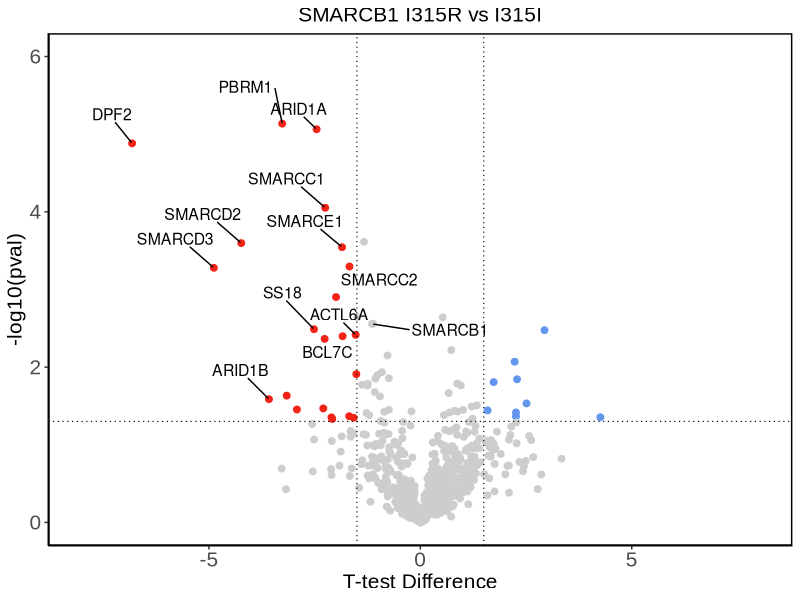
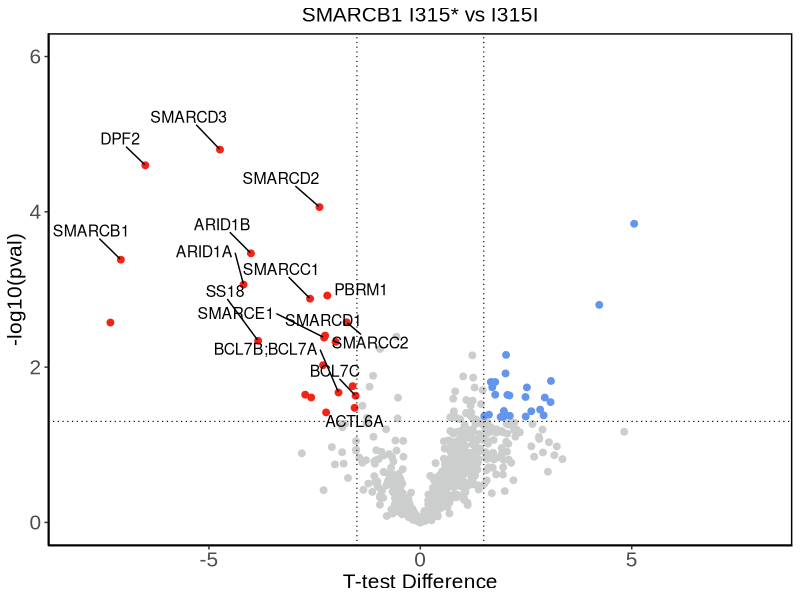
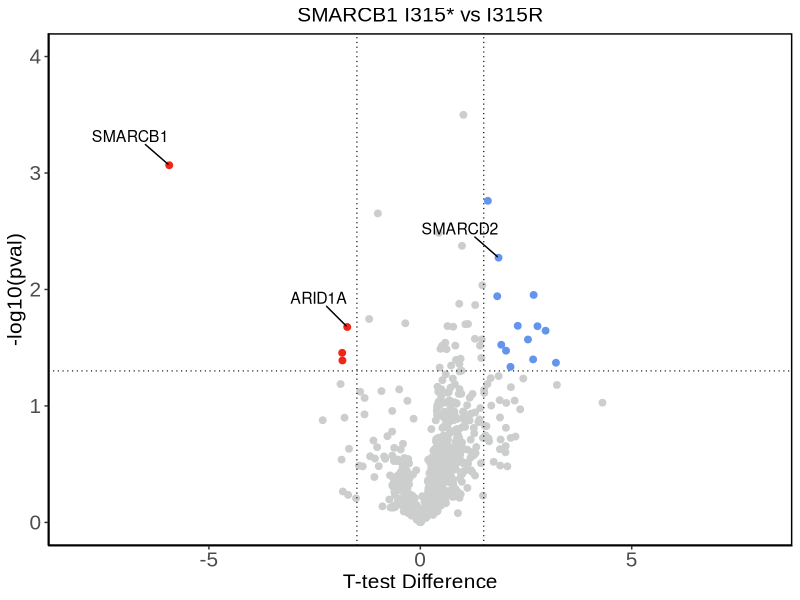
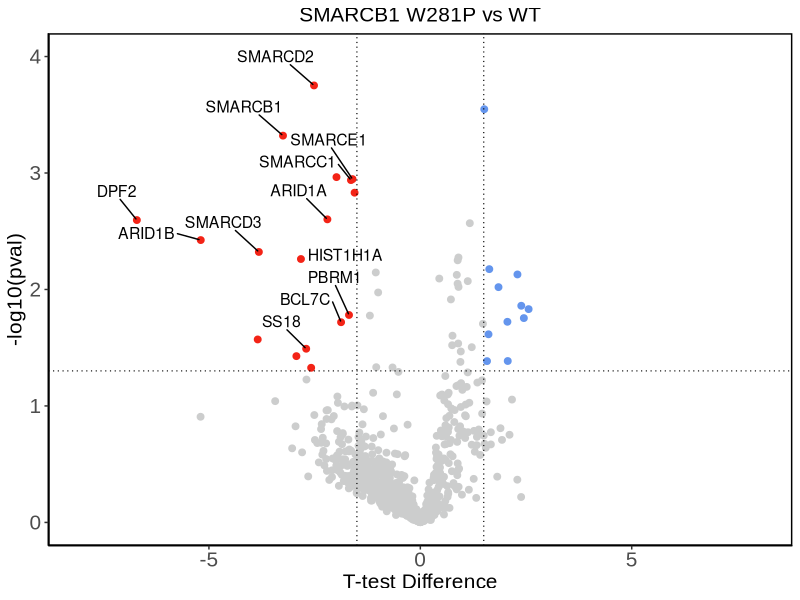
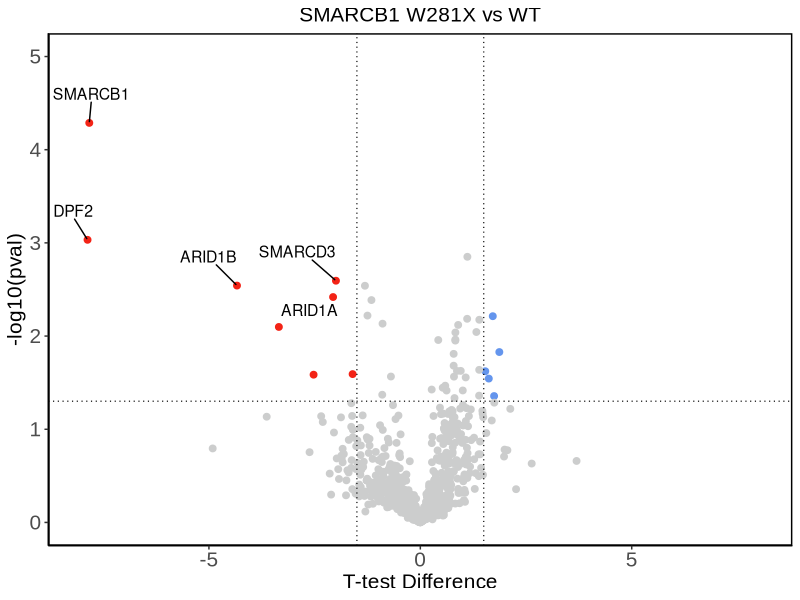
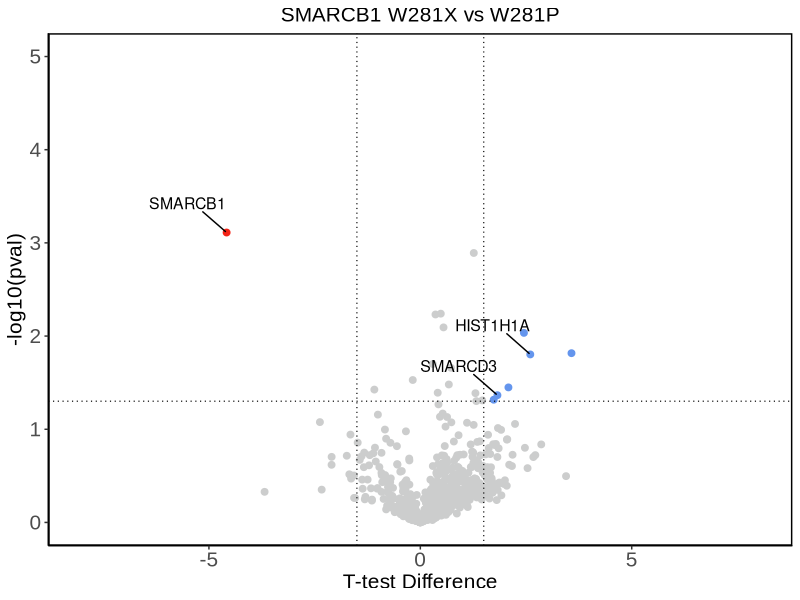
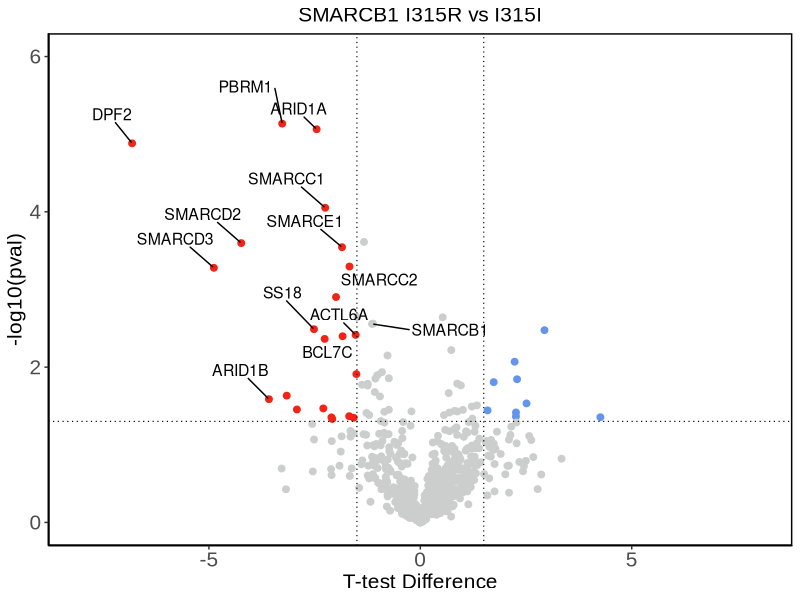
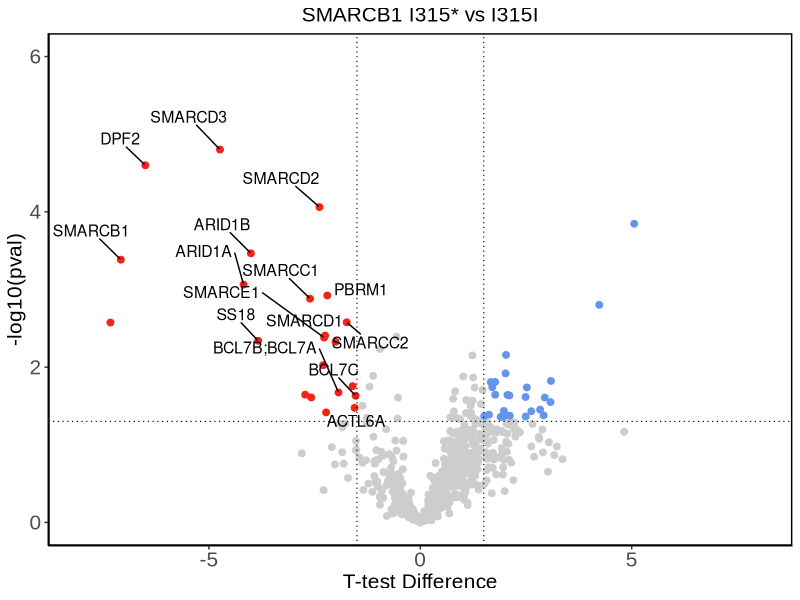

Reproduce these figures in R, in order.
## ---- chunk 1
library(readr)
library(ggplot2)
library(dplyr)
library(ggrepel)
library(writexl)

I315_ms <- read_tsv("./results/mass_spec/I315_statistical_analysis.tsv")

I315_ms$`N: Student's T-test Difference I315I_I315R` <- I315_ms$`N: Student's T-test Difference I315I_I315R` * -1

I315_ms$`N: Student's T-test Difference I315I_I315X` <- I315_ms$`N: Student's T-test Difference I315I_I315X` * -1

I315_ms$`N: Student's T-test Difference I315R_I315X` <- I315_ms$`N: Student's T-test Difference I315R_I315X` * -1

I315_ms <- I315_ms[,c(48,50,9,6,2,8,10,4,7,5,3,34,35,37,38,40,42)]

I315_ms <- I315_ms %>%
  rename(Accession = 'T: Majority protein IDs') %>%
  rename('Gene Symbol' = 'T: Gene names') %>%
  rename('L2FC_I315I_R1_LFQ' = 'Intensity 09') %>%
  rename('L2FC_I315I_R2_LFQ' = 'Intensity 06') %>%
  rename('L2FC_I315I_R3_LFQ' = 'Intensity 02') %>%
  rename('L2FC_I315R_R1_LFQ' = 'Intensity 08') %>%
  rename('L2FC_I315R_R2_LFQ' = 'Intensity 10') %>%
  rename('L2FC_I315R_R3_LFQ' = 'Intensity 04') %>%
  rename('L2FC_I315X_R1_LFQ' = 'Intensity 07') %>%
  rename('L2FC_I315X_R2_LFQ' = 'Intensity 05') %>%
  rename('L2FC_I315X_R3_LFQ' = 'Intensity 03')

write_xlsx(I315_ms, "./results/mass_spec/I315_ms_supp_data.xlsx")


#I315IvI315X

I315IvI315X_sig <- I315_ms %>%
  filter(I315_ms$`N: -Log Student's T-test p-value I315I_I315X` > 1.30102999566)

I315IvI315X_sig_up <- I315IvI315X_sig %>%
  filter(I315IvI315X_sig$`N: Student's T-test Difference I315I_I315X` < -1.5)

I315IvI315X_sig_up_clean <- I315IvI315X_sig_up %>% filter(!is.na(`Gene Symbol`))

I315IvI315X_sig_down <- I315IvI315X_sig %>%
  filter(I315IvI315X_sig$`N: Student's T-test Difference I315I_I315X` > 1.5)

I315IvI315X_sig_down_clean <- I315IvI315X_sig_down %>% filter(!is.na(`Gene Symbol`))

I315IvI315X_sig_final <- rbind(I315IvI315X_sig_down, I315IvI315X_sig_up)

I315IvI315X_sig_final2 <- I315IvI315X_sig_final[, c("N: -Log Student's T-test p-value I315I_I315X", "N: Student's T-test Difference I315I_I315X", "Gene Symbol")]

write_xlsx(I315IvI315X_sig_final2, "./results/mass_spec/I315IvI315X_sig_proteins.xlsx")


#I315IvI315R

I315IvI315R_sig <- I315_ms %>%
  filter(I315_ms$`N: -Log Student's T-test p-value I315I_I315R` > 1.30102999566)

I315IvI315R_sig_up <- I315IvI315R_sig %>%
  filter(I315IvI315R_sig$`N: Student's T-test Difference I315I_I315R` < -1.5)

I315IvI315R_sig_up_clean <- I315IvI315R_sig_up %>% filter(!is.na(`Gene Symbol`))

I315IvI315R_sig_down <- I315IvI315R_sig %>%
  filter(I315IvI315R_sig$`N: Student's T-test Difference I315I_I315R` > 1.5)

I315IvI315R_sig_down_clean <- I315IvI315R_sig_down %>% filter(!is.na(`Gene Symbol`))

I315IvI315R_sig_final <- rbind(I315IvI315R_sig_down, I315IvI315R_sig_up)

I315IvI315R_sig_final2 <- I315IvI315R_sig_final[, c("N: -Log Student's T-test p-value I315I_I315R", "N: Student's T-test Difference I315I_I315R", "Gene Symbol")]



write_xlsx(I315IvI315R_sig_final2, "./results/mass_spec/I315IvI315R_sig_proteins.xlsx")

#I315RvI315X

I315RvI315X_sig <- I315_ms %>%
  filter(I315_ms$`N: -Log Student's T-test p-value I315R_I315X` > 1.30102999566)

I315RvI315X_sig_up <- I315RvI315X_sig %>%
  filter(I315RvI315X_sig$`N: Student's T-test Difference I315R_I315X` < -1.5)

I315RvI315X_sig_up_clean <- I315RvI315X_sig_up %>% filter(!is.na(`Gene Symbol`))

I315RvI315X_sig_down <- I315RvI315X_sig %>%
  filter(I315RvI315X_sig$`N: Student's T-test Difference I315R_I315X` > 1.5)

I315RvI315X_sig_down_clean <- I315RvI315X_sig_down %>% filter(!is.na(`Gene Symbol`))

I315RvI315X_sig_final <- rbind(I315RvI315X_sig_down, I315RvI315X_sig_up)

I315RvI315X_sig_final2 <- I315RvI315X_sig_final[, c("N: -Log Student's T-test p-value I315R_I315X", "N: Student's T-test Difference I315R_I315X", "Gene Symbol")]

write_xlsx(I315RvI315X_sig_final2, "./results/mass_spec/I315RvI315X_sig_proteins.xlsx")


I315IvI315R_sig_up_clean_BAF <- I315IvI315R_sig_up_clean %>%
  filter(I315IvI315R_sig_up_clean$`Gene Symbol` == "ARID1A" |
         I315IvI315R_sig_up_clean$`Gene Symbol` == "PBRM1" |
         I315IvI315R_sig_up_clean$`Gene Symbol` == "SMARCD2" |
         I315IvI315R_sig_up_clean$`Gene Symbol` == "ACTL6A" |
         I315IvI315R_sig_up_clean$`Gene Symbol` == "SS18" |
         I315IvI315R_sig_up_clean$`Gene Symbol` == "SMARCD3" |
         I315IvI315R_sig_up_clean$`Gene Symbol` == "ARID1B" |
         I315IvI315R_sig_up_clean$`Gene Symbol` == "SMARCC2" |
         I315IvI315R_sig_up_clean$`Gene Symbol` == "DPF2" |
         I315IvI315R_sig_up_clean$`Gene Symbol` == "SMARCC1" |
         I315IvI315R_sig_up_clean$`Gene Symbol` == "SMARCC1" |
         I315IvI315R_sig_up_clean$`Gene Symbol` == "SMARCE1" |
         I315IvI315R_sig_up_clean$`Gene Symbol` == "BCL7C" )






overlap_I315 <- intersect(I315IvI315R_sig_up$`Gene Symbol`, I315IvI315X_sig_up$`Gene Symbol`)


I315_ms <- I315_ms %>%
  mutate(Significance = case_when(
    `N: -Log Student's T-test p-value I315I_I315R` >= 1.30102999566 & 
    `N: Student's T-test Difference I315I_I315R` > 1.5 ~ "up",
    `N: -Log Student's T-test p-value I315I_I315R` >= 1.30102999566 & 
    `N: Student's T-test Difference I315I_I315R` < -1.5 ~ "down",
    TRUE ~ "nonsig"
  ))



g3 <- I315_ms %>%
  filter(I315_ms$`Gene Symbol` == "SMARCB1")


plot_I315R <- ggplot(data = I315_ms, aes(x = `N: Student's T-test Difference I315I_I315R`, y = `N: -Log Student's T-test p-value I315I_I315R`)) +
  geom_point(aes(color = Significance), size = 2) +
  theme_bw() +
  ylim(0, 6) +
  xlim(-8,8) +
  geom_point(data = g3, color = "#CCCDCD") +
  geom_text_repel(data = g3, label = g3$`Gene Symbol`, hjust = -0.5, vjust = 1, size = 4) +  # Adjust hjust for text positioning
  geom_text_repel(data = I315IvI315R_sig_up_clean_BAF, label = I315IvI315R_sig_up_clean_BAF$`Gene Symbol`, hjust = 1 ,vjust = -2, size = 4) +  # Adjust hjust for text positioning
  labs(title = "SMARCB1 I315R vs I315I", x = "T-test Difference", y = "-log10(pval)") +
  theme(text = element_text(family = "Arial", size = 15),
        axis.text = element_text(size = 15),
        plot.title = element_text(size = 15, hjust = 0.5)) +
  scale_color_manual(values = c("#F32316", "#CCCDCD", "#6495ED")) +
  theme(
    panel.grid.major = element_blank(),
    panel.grid.minor = element_blank(),
    axis.line = element_line(colour = "black"),
    panel.border = element_rect(colour = "black", fill = NA, size = 1)
  ) +
  geom_vline(xintercept = 1.5, linetype = "dotted", size = 0.4) +
  geom_vline(xintercept = -1.5, linetype = "dotted", size = 0.4) + 
  geom_hline(yintercept = 1.30102999566, linetype = "dotted", size = 0.4) +
  theme(legend.position = "none")

plot_I315R 



ggsave("./plots/mass_spec/I315RvsI315I_ms_volcano.tiff", plot =plot_I315R, width = 5, height = 5, dpi=600)

#ggsave("~/Documents/I315IvI315R_ms_volcano.tiff", plot = plot6, width = 5, height = 5, dpi=300)


I315_ms2 <- I315_ms %>%
  mutate(Significance = case_when(
    `N: -Log Student's T-test p-value I315I_I315X` >= 1.30102999566 & 
    `N: Student's T-test Difference I315I_I315X` > 1.5 ~ "up",
    `N: -Log Student's T-test p-value I315I_I315X` >= 1.30102999566 & 
    `N: Student's T-test Difference I315I_I315X` < -1.5 ~ "down",
    TRUE ~ "nonsig"
  ))


g4 <- I315_ms2 %>%
  filter(I315_ms2$`Gene Symbol` == "SMARCB1")



I315IvI315X_sig_up_clean_BAF <- I315IvI315X_sig_up_clean %>%
  filter(I315IvI315X_sig_up_clean$`Gene Symbol` == "ARID1A" |
         I315IvI315X_sig_up_clean$`Gene Symbol` == "PBRM1" |
         I315IvI315X_sig_up_clean$`Gene Symbol` == "SMARCD2" |
         I315IvI315X_sig_up_clean$`Gene Symbol` == "ACTL6A" |
         I315IvI315X_sig_up_clean$`Gene Symbol` == "SS18" |
         I315IvI315X_sig_up_clean$`Gene Symbol` == "SMARCD3" |
         I315IvI315X_sig_up_clean$`Gene Symbol` == "ARID1B" |
         I315IvI315X_sig_up_clean$`Gene Symbol` == "SMARCC2" |
         I315IvI315X_sig_up_clean$`Gene Symbol` == "DPF2" |
         I315IvI315X_sig_up_clean$`Gene Symbol` == "SMARCC1" |
         I315IvI315X_sig_up_clean$`Gene Symbol` == "SMARCE1" |
         I315IvI315X_sig_up_clean$`Gene Symbol` == "BCL7C" |
         I315IvI315X_sig_up_clean$`Gene Symbol` == "SMARCB1" |
         I315IvI315X_sig_up_clean$`Gene Symbol` == "SMARCD1" |  
         I315IvI315X_sig_up_clean$`Gene Symbol` == "BCL7B;BCL7A")




plot_I315X <- ggplot(data = I315_ms2, aes(x = `N: Student's T-test Difference I315I_I315X`, y = `N: -Log Student's T-test p-value I315I_I315X`)) +
  geom_point(aes(color = Significance), size = 2) +
  theme_bw() +
  ylim(0, 6) +
  xlim(-8,8) +
  geom_text_repel(data = I315IvI315X_sig_up_clean_BAF, label = I315IvI315X_sig_up_clean_BAF$`Gene Symbol`, hjust = 1 ,vjust = -2, size = 4) +  # Adjust hjust for text positioning
  labs(title = "SMARCB1 I315* vs I315I", x = "T-test Difference", y = "-log10(pval)") +
  theme(text = element_text(family = "Arial", size = 15),
        axis.text = element_text(size = 15),
        plot.title = element_text(size = 15, hjust = 0.5)) +
  scale_color_manual(values = c("#F32316", "#CCCDCD", "#6495ED")) +
  theme(
    panel.grid.major = element_blank(),
    panel.grid.minor = element_blank(),
    axis.line = element_line(colour = "black"),
    panel.border = element_rect(colour = "black", fill = NA, size = 1)
  ) +
  geom_vline(xintercept = 1.5, linetype = "dotted", size = 0.4) +
  geom_vline(xintercept = -1.5, linetype = "dotted", size = 0.4) + 
  geom_hline(yintercept = 1.30102999566, linetype = "dotted", size = 0.4) +
  theme(legend.position = "none")

plot_I315X

ggsave("./plots/mass_spec/I315XvsI315I_ms_volcano.tiff", plot =plot_I315X, width = 5, height = 5, dpi=600)



I315_ms3 <- I315_ms %>%
  mutate(Significance = case_when(
    `N: -Log Student's T-test p-value I315R_I315X` >= 1.30102999566 & 
    `N: Student's T-test Difference I315R_I315X` > 1.5 ~ "up",
    `N: -Log Student's T-test p-value I315R_I315X` >= 1.30102999566 & 
    `N: Student's T-test Difference I315R_I315X` < -1.5 ~ "down",
    TRUE ~ "nonsig"
  ))


I315RvI315X_sig_both <- rbind(I315RvI315X_sig_up_clean, I315RvI315X_sig_down_clean)


I315RvI315X_sig_up_clean_BAF <- I315RvI315X_sig_both %>%
  filter(I315RvI315X_sig_both$`Gene Symbol` == "ARID1A" |
         I315RvI315X_sig_both$`Gene Symbol` == "SMARCB1" |
         I315RvI315X_sig_both$`Gene Symbol` == "SMARCD2" )



plot_I315RvI315X <- ggplot(data = I315_ms3, aes(x = `N: Student's T-test Difference I315R_I315X`, y = `N: -Log Student's T-test p-value I315R_I315X`)) +
  geom_point(aes(color = Significance), size = 2) +
  theme_bw() +
  ylim(0, 4) +
  xlim(-8,8) +
  geom_text_repel(data = I315RvI315X_sig_up_clean_BAF, label = I315RvI315X_sig_up_clean_BAF$`Gene Symbol`, hjust = 1 ,vjust = -2, size = 4) +  # Adjust hjust for text positioning
  labs(title = "SMARCB1 I315* vs I315R", x = "T-test Difference", y = "-log10(pval)") +
  theme(text = element_text(family = "Arial", size = 15),
        axis.text = element_text(size = 15),
        plot.title = element_text(size = 15, hjust = 0.5)) +
  scale_color_manual(values = c("#F32316", "#CCCDCD", "#6495ED")) +
  theme(
    panel.grid.major = element_blank(),
    panel.grid.minor = element_blank(),
    axis.line = element_line(colour = "black"),
    panel.border = element_rect(colour = "black", fill = NA, size = 1)
  ) +
  geom_vline(xintercept = 1.5, linetype = "dotted", size = 0.4) +
  geom_vline(xintercept = -1.5, linetype = "dotted", size = 0.4) + 
  geom_hline(yintercept = 1.30102999566, linetype = "dotted", size = 0.4) +
  theme(legend.position = "none")

plot_I315RvI315X


ggsave("./plots/mass_spec/I315XvsI315R_ms_volcano.tiff", plot =plot_I315RvI315X, width = 5, height = 5, dpi=600)






## ---- chunk 2

W281_ms <- read_tsv("./results/mass_spec/W281_statistical_analysis.tsv")

W281_ms$`N: Student's T-test Difference WT281_W281P` <- W281_ms$`N: Student's T-test Difference WT281_W281P` * -1

W281_ms$`N: Student's T-test Difference WT281_W281X` <- W281_ms$`N: Student's T-test Difference WT281_W281X` * -1

W281_ms$`N: Student's T-test Difference W281P_W281X` <- W281_ms$`N: Student's T-test Difference W281P_W281X` * -1

W281_ms <- W281_ms[,c(44,46,8,7,5,10,2,9,4,6,3,34,35,37,38,40,41)]

W281_ms <- W281_ms %>%
  rename(Accession = 'T: Majority protein IDs') %>%
  rename('Gene Symbol' = 'T: Gene names') %>%
  rename('L2FC_WT_R1_LFQ' = 'Intensity 08') %>%
  rename('L2FC_WT_R2_LFQ' = 'Intensity 07') %>%
  rename('L2FC_WT_R3_LFQ' = 'Intensity 05') %>%
  rename('L2FC_W281P_R1_LFQ' = 'Intensity 10') %>%
  rename('L2FC_W281P_R2_LFQ' = 'Intensity 02') %>%
  rename('L2FC_W281P_R3_LFQ' = 'Intensity 09') %>%
  rename('L2FC_W281X_R1_LFQ' = 'Intensity 04') %>%
  rename('L2FC_W281X_R2_LFQ' = 'Intensity 06') %>%
  rename('L2FC_W281X_R3_LFQ' = 'Intensity 03')

write_xlsx(W281_ms, "./results/mass_spec/W281_ms_supp_data.xlsx")


#WT v W281*

WTvW281X_sig <- W281_ms %>%
  filter(W281_ms$`N: -Log Student's T-test p-value WT281_W281X` > 1.30102999566)

WTvW281X_sig_up <- WTvW281X_sig %>%
  filter(WTvW281X_sig$`N: Student's T-test Difference WT281_W281X` < -1.5)

WTvW281X_sig_up_clean <- WTvW281X_sig_up %>% filter(!is.na(`Gene Symbol`))

WTvW281X_sig_down <- WTvW281X_sig %>%
  filter(WTvW281X_sig$`N: Student's T-test Difference WT281_W281X` > 1.5)

WTvW281X_sig_down_clean <- WTvW281X_sig_down %>% filter(!is.na(`Gene Symbol`))

WTvW281X_sig_final <- rbind(WTvW281X_sig_down, WTvW281X_sig_up)

WTvW281X_sig_final2 <- WTvW281X_sig_final[, c("N: -Log Student's T-test p-value WT281_W281X", "N: Student's T-test Difference WT281_W281X", "Gene Symbol")]

write_xlsx(WTvW281X_sig_final2, "./results/mass_spec/WTvW281X_sig_proteins.xlsx")

#WT v W281P 

WTvW281P_sig <- W281_ms %>%
  filter(W281_ms$`N: -Log Student's T-test p-value WT281_W281P` > 1.30102999566)

WTvW281P_sig_up <- WTvW281P_sig %>%
  filter(WTvW281P_sig$`N: Student's T-test Difference WT281_W281P` < -1.5)

WTvW281P_sig_up_clean <- WTvW281P_sig_up %>% filter(!is.na(`Gene Symbol`))

WTvW281P_sig_down <- WTvW281P_sig %>%
  filter(WTvW281P_sig$`N: Student's T-test Difference WT281_W281P` > 1.5)

WTvW281P_sig_down_clean <- WTvW281P_sig_down %>% filter(!is.na(`Gene Symbol`))

WTvW281P_sig_final <- rbind(WTvW281P_sig_down, WTvW281P_sig_up)

WTvW281P_sig_final2 <- WTvW281P_sig_final[, c("N: -Log Student's T-test p-value WT281_W281P", "N: Student's T-test Difference WT281_W281P", "Gene Symbol")]

write_xlsx(WTvW281P_sig_final2, "./results/mass_spec/WTvW281P_sig_proteins.xlsx")



#W281P v W281X

W281PvW281X_sig <- W281_ms %>%
  filter(W281_ms$`N: -Log Student's T-test p-value W281P_W281X` > 1.30102999566)

W281PvW281X_sig_up <- W281PvW281X_sig %>%
  filter(W281PvW281X_sig$`N: Student's T-test Difference W281P_W281X` < -1.5)

W281PvW281X_sig_up_clean <- W281PvW281X_sig_up %>% filter(!is.na(`Gene Symbol`))

W281PvW281X_sig_down <- W281PvW281X_sig %>%
  filter(W281PvW281X_sig$`N: Student's T-test Difference W281P_W281X` > 1.5)

W281PvW281X_sig_down_clean <- W281PvW281X_sig_down %>% filter(!is.na(`Gene Symbol`))

W281PvW281X_sig_final <- rbind(W281PvW281X_sig_down, W281PvW281X_sig_up)

W281PvW281X_sig_final2 <- W281PvW281X_sig_final[, c("N: -Log Student's T-test p-value W281P_W281X", "N: Student's T-test Difference W281P_W281X", "Gene Symbol")]

write_xlsx(W281PvW281X_sig_final2, "./results/mass_spec/W281PvW281X_sig_proteins.xlsx")





WT281vW281P_sig_up_clean_BAF <- WTvW281P_sig_up_clean %>%
  filter(WTvW281P_sig_up_clean$`Gene Symbol` == "ARID1A" |
         WTvW281P_sig_up_clean$`Gene Symbol` == "PBRM1" |
         WTvW281P_sig_up_clean$`Gene Symbol` == "SMARCD2" |
         WTvW281P_sig_up_clean$`Gene Symbol` == "SS18" |
         WTvW281P_sig_up_clean$`Gene Symbol` == "SMARCD3" |
         WTvW281P_sig_up_clean$`Gene Symbol` == "ARID1B" |
         WTvW281P_sig_up_clean$`Gene Symbol` == "SMARCB1" |
         WTvW281P_sig_up_clean$`Gene Symbol` == "DPF2" |
         WTvW281P_sig_up_clean$`Gene Symbol` == "SMARCC1" |
         WTvW281P_sig_up_clean$`Gene Symbol` == "SMARCE1" |
         WTvW281P_sig_up_clean$`Gene Symbol` == "BCL7C" |
         WTvW281P_sig_up_clean$`Gene Symbol` == "HIST1H1A")




overlap_W281 <- intersect(WTvW281P_sig_up$`Gene Symbol`, WTvW281X_sig_up$`Gene Symbol`)


W281_ms <- W281_ms %>%
  mutate(Significance = case_when(
    `N: -Log Student's T-test p-value WT281_W281P` >= 1.30102999566 & 
    `N: Student's T-test Difference WT281_W281P` > 1.5 ~ "up",
    `N: -Log Student's T-test p-value WT281_W281P` >= 1.30102999566 & 
    `N: Student's T-test Difference WT281_W281P` < -1.5 ~ "down",
    TRUE ~ "nonsig"
  ))




plot_W281P <- ggplot(data = W281_ms, aes(x = `N: Student's T-test Difference WT281_W281P`, y = `N: -Log Student's T-test p-value WT281_W281P`)) +
  geom_point(aes(color = Significance), size = 2) +
  theme_bw() +
  ylim(0, 4) +
  xlim(-8,8) +
  geom_text_repel(data = WT281vW281P_sig_up_clean_BAF, label = WT281vW281P_sig_up_clean_BAF$`Gene Symbol`, hjust = 1 ,vjust = -2, size = 4) +  # Adjust hjust for text positioning
  labs(title = "SMARCB1 W281P vs WT", x = "T-test Difference", y = "-log10(pval)") +
  theme(text = element_text(family = "Arial", size = 15),
        axis.text = element_text(size = 15),
        plot.title = element_text(size = 15, hjust = 0.5)) +
  scale_color_manual(values = c("#F32316", "#CCCDCD", "#6495ED")) +
  theme(
    panel.grid.major = element_blank(),
    panel.grid.minor = element_blank(),
    axis.line = element_line(colour = "black"),
    panel.border = element_rect(colour = "black", fill = NA, size = 1)
  ) +
  geom_vline(xintercept = 1.5, linetype = "dotted", size = 0.4) +
  geom_vline(xintercept = -1.5, linetype = "dotted", size = 0.4) + 
  geom_hline(yintercept = 1.30102999566, linetype = "dotted", size = 0.4) +
  theme(legend.position = "none")

plot_W281P


ggsave("./plots/mass_spec/W281PvWT_ms_volcano.tiff", plot = plot_W281P, width = 5, height = 5, dpi=600)



W281_ms2 <- W281_ms %>%
  mutate(Significance = case_when(
    `N: -Log Student's T-test p-value WT281_W281X` >= 1.30102999566 & 
    `N: Student's T-test Difference WT281_W281X` > 1.5 ~ "up",
    `N: -Log Student's T-test p-value WT281_W281X` >= 1.30102999566 & 
    `N: Student's T-test Difference WT281_W281X` < -1.5 ~ "down",
    TRUE ~ "nonsig"
  ))


WT281vW281X_sig_up_clean_BAF <- WTvW281X_sig_up_clean %>%
  filter(WTvW281X_sig_up_clean$`Gene Symbol` == "ARID1A" |
         WTvW281X_sig_up_clean$`Gene Symbol` == "ARID1B" |
         WTvW281X_sig_up_clean$`Gene Symbol` == "SMARCB1" |
         WTvW281X_sig_up_clean$`Gene Symbol` == "DPF2" |
         WTvW281X_sig_up_clean$`Gene Symbol` == "SMARCD3")


plot_W281X <- ggplot(data = W281_ms2, aes(x = `N: Student's T-test Difference WT281_W281X`, y = `N: -Log Student's T-test p-value WT281_W281X`)) +
  geom_point(aes(color = Significance), size = 2) +
  theme_bw() +
  ylim(0, 5) +
  xlim(-8,8) +
  geom_text_repel(data = WT281vW281X_sig_up_clean_BAF, label = WT281vW281X_sig_up_clean_BAF$`Gene Symbol`, hjust = 1 ,vjust = -2, size = 4) +  # Adjust hjust for text positioning
  labs(title = "SMARCB1 W281X vs WT", x = "T-test Difference", y = "-log10(pval)") +
  theme(text = element_text(family = "Arial", size = 15),
        axis.text = element_text(size = 15),
        plot.title = element_text(size = 15, hjust = 0.5)) +
  scale_color_manual(values = c("#F32316", "#CCCDCD", "#6495ED")) +
  theme(
    panel.grid.major = element_blank(),
    panel.grid.minor = element_blank(),
    axis.line = element_line(colour = "black"),
    panel.border = element_rect(colour = "black", fill = NA, size = 1)
  ) +
  geom_vline(xintercept = 1.5, linetype = "dotted", size = 0.4) +
  geom_vline(xintercept = -1.5, linetype = "dotted", size = 0.4) + 
  geom_hline(yintercept = 1.30102999566, linetype = "dotted", size = 0.4) +
  theme(legend.position = "none")

plot_W281X

ggsave("./plots/mass_spec/W281XvWT_ms_volcano.tiff", plot = plot_W281X, width = 5, height = 5, dpi=600)



W281_ms3 <- W281_ms %>%
  mutate(Significance = case_when(
    `N: -Log Student's T-test p-value W281P_W281X` >= 1.30102999566 & 
    `N: Student's T-test Difference W281P_W281X` > 1.5 ~ "up",
    `N: -Log Student's T-test p-value W281P_W281X` >= 1.30102999566 & 
    `N: Student's T-test Difference W281P_W281X` < -1.5 ~ "down",
    TRUE ~ "nonsig"
  ))



W281PvW281X_sig_both <- rbind(W281PvW281X_sig_up_clean, W281PvW281X_sig_down_clean)

W281PvW281X_sig_up_clean_BAF <- W281PvW281X_sig_both %>%
  filter(W281PvW281X_sig_both$`Gene Symbol` == "SMARCB1" |
         W281PvW281X_sig_both$`Gene Symbol` == "HIST1H1A" |
         W281PvW281X_sig_both$`Gene Symbol` == "SMARCD3" )



plot_W281PvW281X <- ggplot(data = W281_ms3, aes(x = `N: Student's T-test Difference W281P_W281X`, y = `N: -Log Student's T-test p-value W281P_W281X`)) +
  geom_point(aes(color = Significance), size = 2) +
  theme_bw() +
  ylim(0, 5) +
  xlim(-8,8) +
  geom_text_repel(data = W281PvW281X_sig_up_clean_BAF, label = W281PvW281X_sig_up_clean_BAF$`Gene Symbol`, hjust = 1 ,vjust = -2, size = 4) +  # Adjust hjust for text positioning
  labs(title = "SMARCB1 W281X vs W281P", x = "T-test Difference", y = "-log10(pval)") +
  theme(text = element_text(family = "Arial", size = 15),
        axis.text = element_text(size = 15),
        plot.title = element_text(size = 15, hjust = 0.5)) +
  scale_color_manual(values = c("#F32316", "#CCCDCD", "#6495ED")) +
  theme(
    panel.grid.major = element_blank(),
    panel.grid.minor = element_blank(),
    axis.line = element_line(colour = "black"),
    panel.border = element_rect(colour = "black", fill = NA, size = 1)
  ) +
  geom_vline(xintercept = 1.5, linetype = "dotted", size = 0.4) +
  geom_vline(xintercept = -1.5, linetype = "dotted", size = 0.4) + 
  geom_hline(yintercept = 1.30102999566, linetype = "dotted", size = 0.4) +
  theme(legend.position = "none")

plot_W281PvW281X

ggsave("./plots/mass_spec/W281XvW281P_ms_volcano.tiff", plot = plot_W281PvW281X, width = 5, height = 5, dpi=600)

